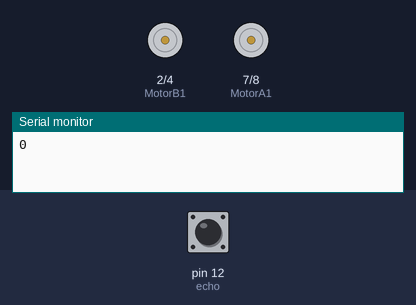
The sketch below on a simulated Arduino Uno, built with avr-gcc and run on an emulated ATmega328P. Shown: motor-driver pin pairs drawn as motors (green arrow = first pin HIGH = forward, orange = second pin HIGH = backward, longer = more drive), the last lines printed to the serial monitor. The inputs (shaded band) are chosen by the test bench; at power-on: pin 12 (echo) LOW.

Above: at 1.2 s.
1.3 s: pin 12 (echo) pulsed HIGH 2 times (0.12 s each, 0.3 s apart)
At 1.8 s:
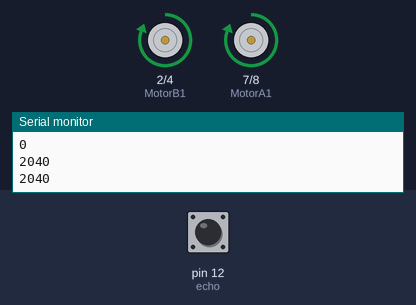
Timing chart, 0 to 4.3 s (numbered marks = the images above; inputs shaded):
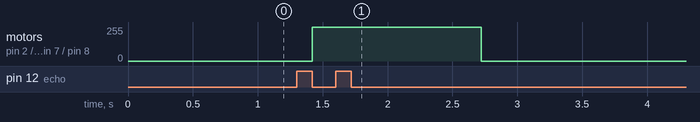

The sketch:

Originalsimplecodeforthecar.ino
```cpp
//pins for right side motors(Motor A1-front and Motor A2-back)
const int MotorA1 = 7;
const int MotorA2 = 8;

//pins for left side motors(Motor B1-front and Motor B2-back)
const int MotorB1 = 2;
const int MotorB2 = 4;

//pins for untrasonic sensors
const int trig = 13;
const int echo = 12;

//others
long duration, distance;

void setup() {
 //Motors
 pinMode (MotorA1,OUTPUT);
 pinMode (MotorA2,OUTPUT);
 pinMode (MotorB1,OUTPUT);
 pinMode (MotorB2,OUTPUT);

 //sensor
 Serial.begin (9600);
 pinMode (trig , OUTPUT);
 pinMode (echo , INPUT);
  // initially the motors and the sensor  are off
 digitalWrite(MotorA1, LOW);
 digitalWrite(MotorA2, LOW);
 digitalWrite(MotorB1, LOW);
 digitalWrite(MotorB2, LOW);


}

void reverse(){
  digitalWrite(MotorA1, LOW);
  digitalWrite(MotorA2, HIGH);
  digitalWrite(MotorB1, LOW);
  digitalWrite(MotorB2, HIGH);
}

void go(){
  digitalWrite(MotorA1, HIGH);
  digitalWrite(MotorA2, LOW);
  digitalWrite(MotorB1, HIGH);
  digitalWrite(MotorB2, LOW);
  delayMicroseconds(3000000);
}


void leftturn(){
  digitalWrite(MotorA1, HIGH);
  digitalWrite(MotorA2, LOW);
  digitalWrite(MotorB1, LOW);
  digitalWrite(MotorB2, HIGH);
  delayMicroseconds(3000000);
}

void rightturn(){
  digitalWrite(MotorA1, LOW);
  digitalWrite(MotorA2, HIGH);
  digitalWrite(MotorB1, HIGH);
  digitalWrite(MotorB2, LOW);
  delayMicroseconds(3000000);
}

void stopmove(){
  digitalWrite(MotorA1, LOW);
  digitalWrite(MotorA2, LOW);
  digitalWrite(MotorB1, LOW);
  digitalWrite(MotorB2, LOW);
  delayMicroseconds(3000000);
}

void loop() {
  //geting signals from the sensor and giving instructions to the drive

  digitalWrite(trig, LOW);
  delayMicroseconds(2);
  digitalWrite(trig, HIGH);
  duration = pulseIn (echo, HIGH);
  distance = (duration/2)* 0.034; //(340 m/s * 1s/10e6 ms * 10e2cm/1m = 0.034 cm/ms) bcz sensor measures in milliseconds and we need the out put in cm

  if (distance <= 3){
    stopmove();
    //reverse();
    Serial.println(distance);
    //stopmove();
  }
  else if (distance <= 10 && distance > 3) {
   reverse();
   //rightturn();
   Serial.println(distance);
  }
  else
  {
    go();
    Serial.println(distance);
  }


}
```

Measured:
- after the input at 1.3 s, motor on pin 2 (MotorB1) / pin 4 (MotorB2), motor on pin 7 (MotorA1) / pin 8 (MotorA2): stopped → forward 255/255 after 0.12 s, → stopped 1.3 s later
